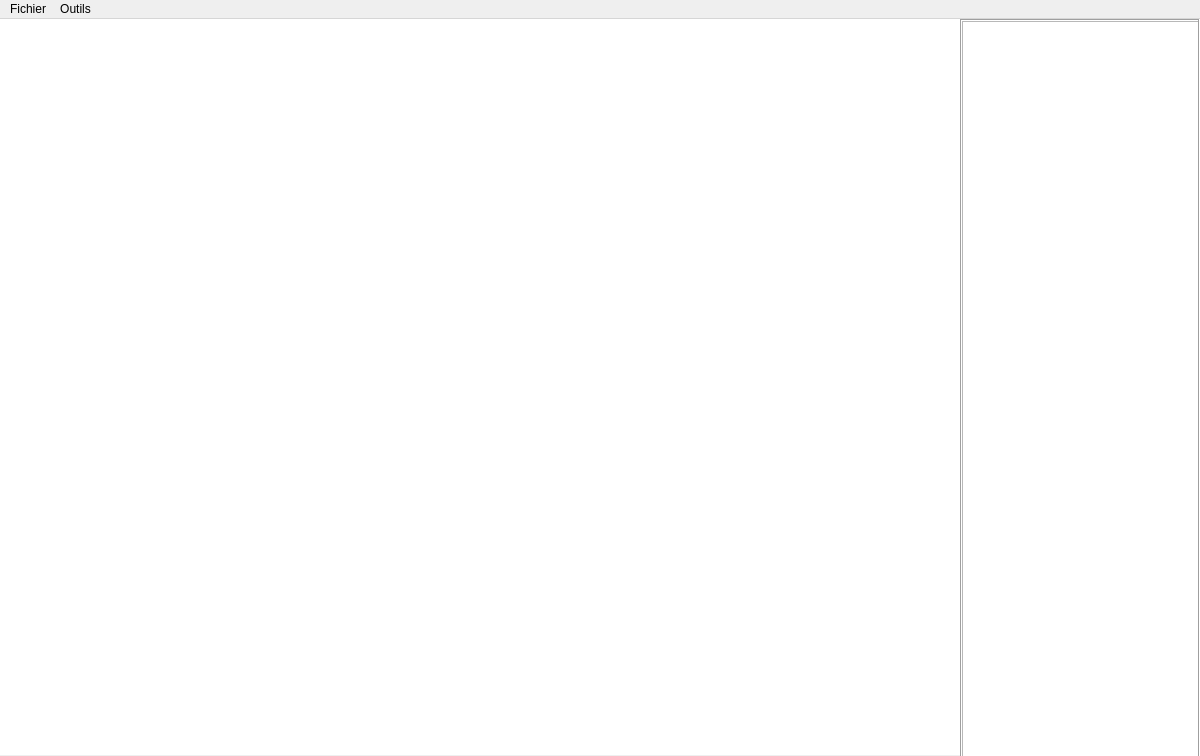
<?xml version="1.0" encoding="UTF-8"?>
<ui version="4.0">
 <class>MainWindow</class>
 <widget class="QMainWindow" name="MainWindow">
  <property name="geometry">
   <rect>
    <x>0</x>
    <y>0</y>
    <width>1200</width>
    <height>756</height>
   </rect>
  </property>
  <property name="windowTitle">
   <string>MainWindow</string>
  </property>
  <widget class="QWidget" name="centralWidget">
   <widget class="QScrollArea" name="scrollArea">
    <property name="geometry">
     <rect>
      <x>960</x>
      <y>0</y>
      <width>240</width>
      <height>740</height>
     </rect>
    </property>
    <property name="frameShape">
     <enum>QFrame::Box</enum>
    </property>
    <property name="widgetResizable">
     <bool>true</bool>
    </property>
    <widget class="QWidget" name="scrollAreaWidgetContents">
     <property name="geometry">
      <rect>
       <x>0</x>
       <y>0</y>
       <width>238</width>
       <height>738</height>
      </rect>
     </property>
     <widget class="QGraphicsView" name="paletteView">
      <property name="geometry">
       <rect>
        <x>0</x>
        <y>0</y>
        <width>238</width>
        <height>740</height>
       </rect>
      </property>
     </widget>
    </widget>
   </widget>
   <widget class="QGraphicsView" name="canvasView">
    <property name="geometry">
     <rect>
      <x>0</x>
      <y>0</y>
      <width>960</width>
      <height>736</height>
     </rect>
    </property>
    <property name="minimumSize">
     <size>
      <width>960</width>
      <height>736</height>
     </size>
    </property>
    <property name="frameShape">
     <enum>QFrame::NoFrame</enum>
    </property>
   </widget>
  </widget>
  <widget class="QMenuBar" name="menuBar">
   <property name="geometry">
    <rect>
     <x>0</x>
     <y>0</y>
     <width>1200</width>
     <height>21</height>
    </rect>
   </property>
   <widget class="QMenu" name="menuFichier">
    <property name="title">
     <string>Fichier</string>
    </property>
    <addaction name="actionCharger_zone"/>
    <addaction name="actionSauvegarder_zone"/>
   </widget>
   <widget class="QMenu" name="menuOutils">
    <property name="title">
     <string>Outils</string>
    </property>
    <widget class="QMenu" name="menuPalette">
     <property name="title">
      <string>Palette</string>
     </property>
     <addaction name="actionEnvironnement"/>
     <addaction name="actionElements"/>
    </widget>
    <addaction name="menuPalette"/>
    <addaction name="actionEffacer_Tout"/>
   </widget>
   <addaction name="menuFichier"/>
   <addaction name="menuOutils"/>
  </widget>
  <action name="actionCharger_zone">
   <property name="text">
    <string>Charger zone</string>
   </property>
  </action>
  <action name="actionSauvegarder_zone">
   <property name="text">
    <string>Sauvegarder zone</string>
   </property>
  </action>
  <action name="actionEffacer_Tout">
   <property name="text">
    <string>Effacer Tout</string>
   </property>
  </action>
  <action name="actionEnvironnement">
   <property name="text">
    <string>Environnement</string>
   </property>
  </action>
  <action name="actionElements">
   <property name="text">
    <string>Elements</string>
   </property>
  </action>
 </widget>
 <layoutdefault spacing="6" margin="11"/>
 <resources/>
 <connections/>
</ui>
